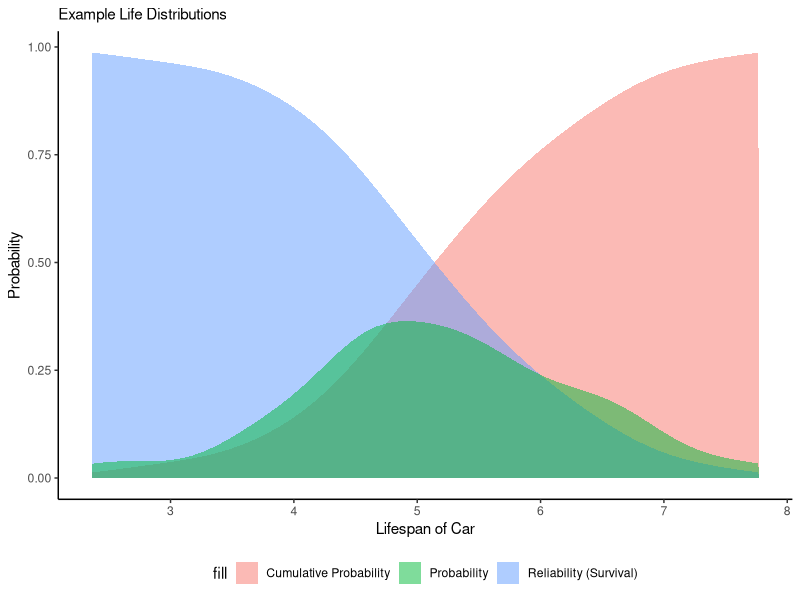
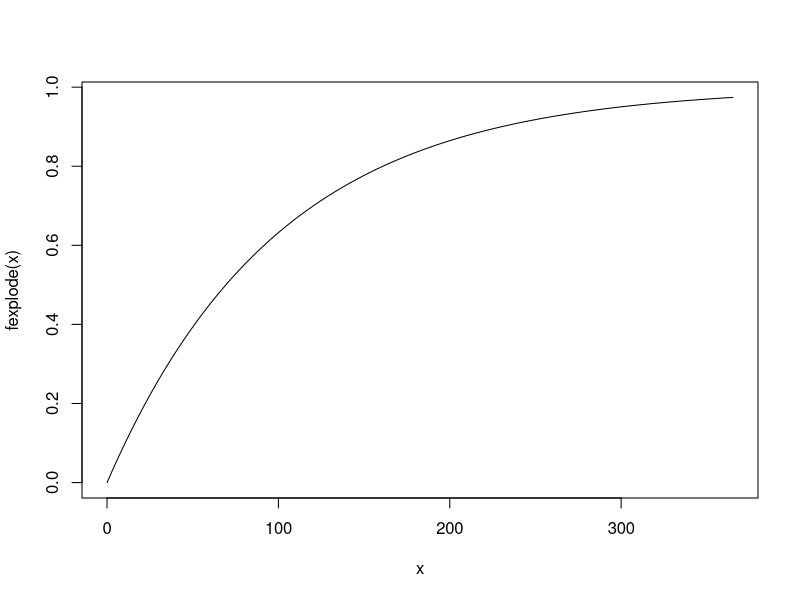
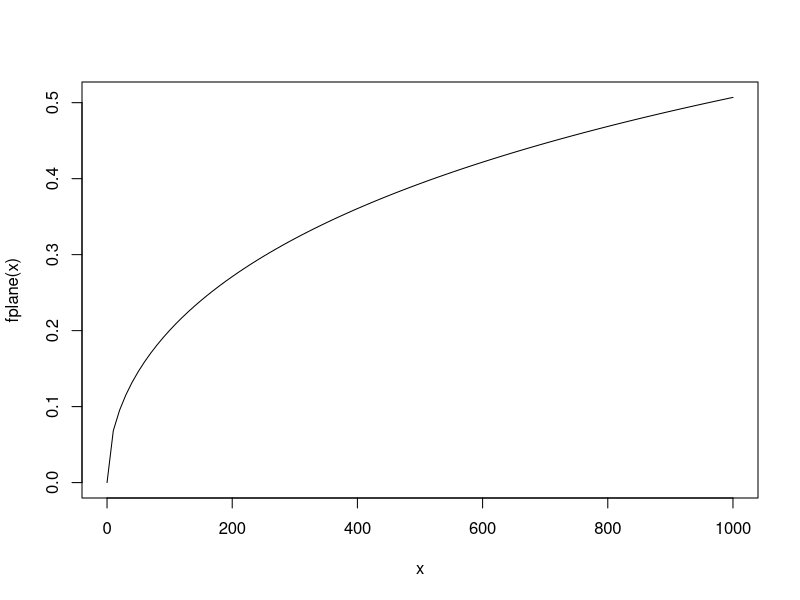

Write R code to recreate these figures, in order.
library(dplyr)
library(tibble)
library(ggplot2)
library(broom)
library(DiagrammeR)

# Let's imagine a normally distributed lifespan for these cars...
lifespan = rnorm(100, mean = 5, sd = 1)
# We can build ourself the PDF of our lifetime distribution here
dlife = lifespan %>% density() %>% tidy() %>% approxfun

# And we can build the CDF here
plife = lifespan %>% density() %>% tidy() %>%
  mutate(y = cumsum(y) / sum(y)) %>% approxfun()

mycars = tibble(
  time = seq(min(lifespan), max(lifespan), by = 0.1),
  # Get probability of failing at time time
  prob = time %>% dlife(),
  # Get probability of failing at or before time t
  prob_cumulative = time %>% plife(),
  # Get probability of surving past time t 
  # (NOT failing at or before time t) 
  prob_survival = 1 - time %>% plife())

ggplot() +
  # Make one area plot for Cumulative Probability (CDF)
  geom_area(data = mycars,
            mapping = aes(x = time, y = prob_cumulative,
                          fill = "Cumulative Probability"), alpha = 0.5) +
  # Make one area plot for Relibability
  geom_area(data = mycars,
            mapping = aes(x = time, y = prob_survival,
                          fill = "Reliability (Survival)"), alpha = 0.5) +
  # Make one area plot for Probability (PDF)
  geom_area(data = mycars,
            mapping = aes(x = time, y = prob,
                          fill = "Probability"), alpha = 0.5) +
  theme_classic() +
  theme(legend.position = "bottom") +
  labs(x = "Lifespan of Car", y = "Probability",
       subtitle = "Example Life Distributions")


# LC1
days <- 500
units <- 5
m <- days / units
# Check it!
m
fexplode = function(days){ 1 - exp(-1*days*0.01) }
curve(fexplode(x), from = 0, to = 365.25)
1 - fexplode(365.25 / 2) # Survival rate of the phones after 6 months, which returns 0.161.
1 - fexplode(365.25) # Survival rate of the phones after 1 year, which returns 0.026.

# LC2
ramen = c(163, 309, 215, 211, 246, 198, 281, 180, 317, 291,
           238, 281, 215, 208, 212, 300, 231, 240, 285, 232,
           252, 261, 310, 226, 282, 140, 208, 280, 237, 270,
           185, 409, 293, 164, 231, 237, 269, 233, 246, 287,
           187, 232, 180, 227, 215, 260, 236, 229, 263, 220)
# Get failure function f(t) = CDF of ramen failure
framen <- ramen %>% density() %>% tidy() %>%
  # Now compute CDF
  mutate(y = cumsum(y) / sum(y)) %>%
  approxfun()
# Get survival function r(t) = 1 - f(t)
rramen <- function(days){ 1 - framen(days) }
# Get average failure rate from time 1 to time 2
afrramen <- function(days1, days2){
  h1 <- -1*log(rramen(days1))
  h2 <- -1*log(rramen(days2))
  (h2 - h1) / (days2 - days1)
}

framen(240) # Calculates the percentage of the ramen that went bad after 8 months, which returns 0.508
lambda <- afrramen(240, 365)
lambda # Returns the average failure rate between 8 months to 1 year, which is 0.0256
m <- 1 / lambda
m # Returns the mean time to fail between 8 months to 1 year, which is 39 days

# In-class practice
fplane = function(days){1 - exp(-(days/2000)^0.5)}
curve(fplane, from = 0, to = 1000)

lambda = 5/500
mttf = 500/5 # mean time to failure in days
t = seq(0, 400, 5)

# tibble is a smarter function to create data frames where you can do inter-frame calculation.
tibble(
    t = t,
    prob_f = 1 - exp(-lambda*t),
    prob_r = 1 - prob_f
    )
